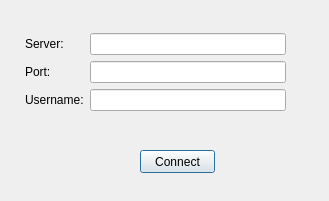
<?xml version="1.0" encoding="UTF-8"?>
<ui version="4.0">
 <class>startDialog</class>
 <widget class="QDialog" name="startDialog">
  <property name="geometry">
   <rect>
    <x>0</x>
    <y>0</y>
    <width>329</width>
    <height>201</height>
   </rect>
  </property>
  <property name="windowTitle">
   <string>Dialog</string>
  </property>
  <widget class="QPushButton" name="pushButton">
   <property name="geometry">
    <rect>
     <x>140</x>
     <y>150</y>
     <width>75</width>
     <height>23</height>
    </rect>
   </property>
   <property name="text">
    <string>Connect</string>
   </property>
  </widget>
  <widget class="QWidget" name="">
   <property name="geometry">
    <rect>
     <x>25</x>
     <y>33</y>
     <width>261</width>
     <height>91</height>
    </rect>
   </property>
   <layout class="QFormLayout" name="formLayout">
    <item row="0" column="0">
     <widget class="QLabel" name="label">
      <property name="text">
       <string>Server:</string>
      </property>
     </widget>
    </item>
    <item row="0" column="1">
     <widget class="QLineEdit" name="serverAddr"/>
    </item>
    <item row="1" column="0">
     <widget class="QLabel" name="label_2">
      <property name="text">
       <string>Port:</string>
      </property>
     </widget>
    </item>
    <item row="1" column="1">
     <widget class="QLineEdit" name="portNumber"/>
    </item>
    <item row="2" column="0">
     <widget class="QLabel" name="label_3">
      <property name="text">
       <string>Username:</string>
      </property>
     </widget>
    </item>
    <item row="2" column="1">
     <widget class="QLineEdit" name="username"/>
    </item>
   </layout>
  </widget>
 </widget>
 <resources/>
 <connections/>
</ui>
